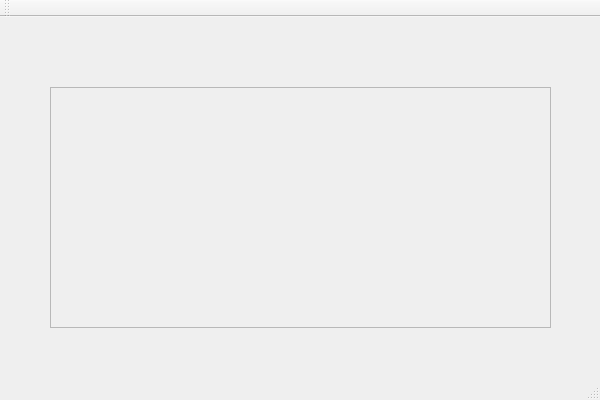
<?xml version="1.0" encoding="UTF-8"?>
<ui version="4.0">
 <class>FractalMandelbrotQtClass</class>
 <widget class="QMainWindow" name="FractalMandelbrotQtClass">
  <property name="geometry">
   <rect>
    <x>0</x>
    <y>0</y>
    <width>600</width>
    <height>400</height>
   </rect>
  </property>
  <property name="windowTitle">
   <string>FractalMandelbrotQt</string>
  </property>
  <widget class="QWidget" name="centralWidget">
   <widget class="QScrollArea" name="scrollArea">
    <property name="geometry">
     <rect>
      <x>50</x>
      <y>70</y>
      <width>501</width>
      <height>241</height>
     </rect>
    </property>
    <property name="widgetResizable">
     <bool>true</bool>
    </property>
    <widget class="QWidget" name="scrollAreaWidgetContents">
     <property name="geometry">
      <rect>
       <x>0</x>
       <y>0</y>
       <width>499</width>
       <height>239</height>
      </rect>
     </property>
     <widget class="QLabel" name="label">
      <property name="geometry">
       <rect>
        <x>10</x>
        <y>10</y>
        <width>391</width>
        <height>181</height>
       </rect>
      </property>
      <property name="text">
       <string/>
      </property>
     </widget>
    </widget>
   </widget>
  </widget>
  <widget class="QMenuBar" name="menuBar">
   <property name="geometry">
    <rect>
     <x>0</x>
     <y>0</y>
     <width>600</width>
     <height>21</height>
    </rect>
   </property>
  </widget>
  <widget class="QToolBar" name="mainToolBar">
   <attribute name="toolBarArea">
    <enum>TopToolBarArea</enum>
   </attribute>
   <attribute name="toolBarBreak">
    <bool>false</bool>
   </attribute>
  </widget>
  <widget class="QStatusBar" name="statusBar"/>
 </widget>
 <layoutdefault spacing="6" margin="11"/>
 <resources>
  <include location="FractalMandelbrotQt.qrc"/>
 </resources>
 <connections/>
</ui>
